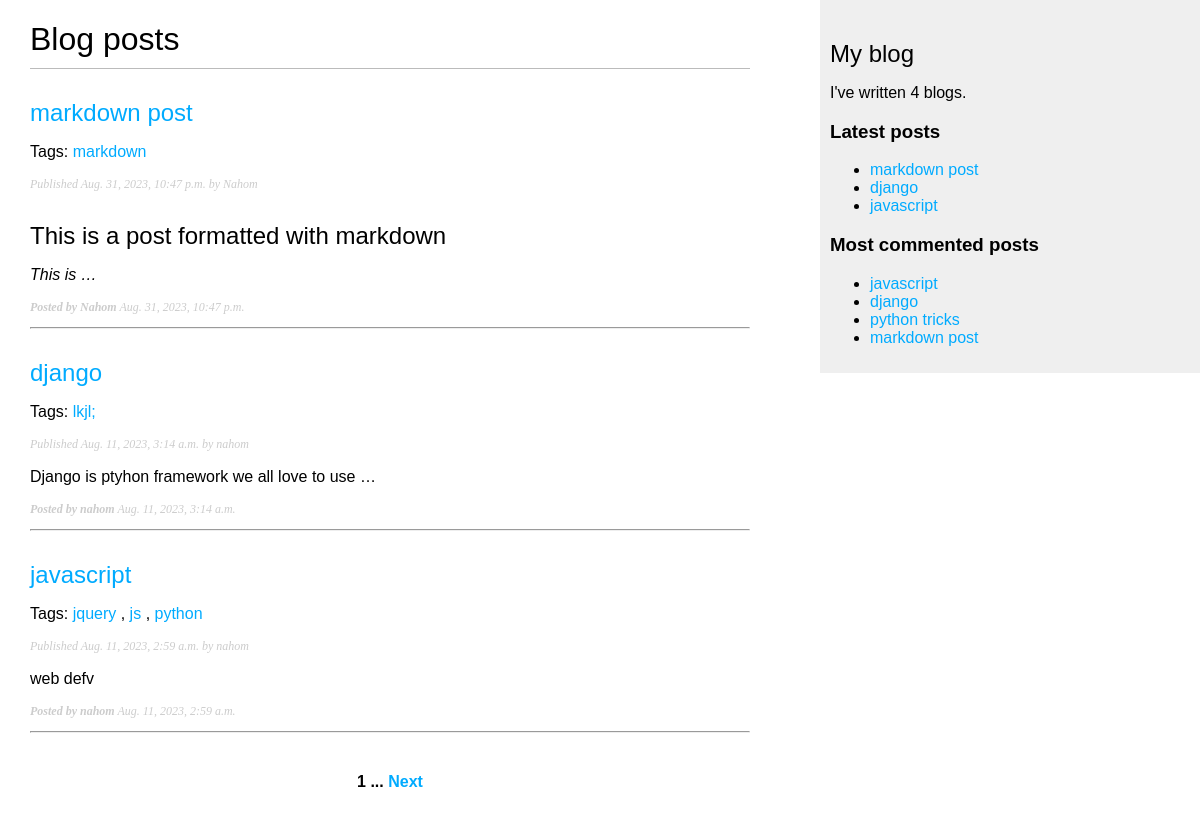
Screenshot of /blog/ with the database file from the repository.
### blog/models.py (models this page shows, shortened)
class Post(models.Model):
    class Status(models.TextChoices):
        DRAFT='DR', 'Draft'
        PUBLISHED = 'PB', 'Published'
    title = models.CharField(max_length=150)
    author = models.ForeignKey(User, on_delete=models.CASCADE, related_name='blog_posts')
    slug = models.SlugField(max_length=150, unique_for_date='publish')
    body = models.TextField()
    publish = models.DateTimeField(default=timezone.now)
    created = models.DateTimeField(auto_now_add=True)
    updated = models.DateTimeField(auto_now=True)
    status = models.CharField(max_length=2, choices=Status.choices, default=Status.DRAFT)
    tags = TaggableManager()
    objects = models.Manager()
    published = PublishedManager()
    class Meta:
        ordering = ['-publish']
        indexes = [models.Index(fields=['-publish']),]
    def get_absolute_url(self):
        return reverse('blog:post_detail', args=[self.publish.year,
                                                self.publish.month,
                                                self.publish.day,
                                                self.slug,])

### blog/views.py (the view)
# urls.py: path('', views.post_list, name='post_list'),
def post_list(request, tag_slug=None):
    post_list = Post.published.all()
    tag = None
    if tag_slug:
        tag = get_object_or_404(Tag, slug=tag_slug)
        post_list = post_list.filter(tags__in=[tag])
    paginator = Paginator(post_list, 3)
    page_number = request.GET.get('page', 1) # retrieves the page no of the current page, defaults to 1 if not found.
    try:
        posts = paginator.page(page_number)
    except PageNotAnInteger:
        posts = paginator.page(1)
    except EmptyPage:
        posts = paginator.page(paginator.num_pages)
    return render(request,'blog/post/list.html', {'posts': posts, 'tag': tag})

### blog/models.py (called while the page is built)
    def get_queryset(self):
        return super().get_queryset()\
            .filter(status=Post.Status.PUBLISHED)

### blog/templatetags/blog_tags.py (called while the page is built)
@register.simple_tag
def total_posts():
    return Post.published.count()

@register.inclusion_tag('blog/post/latest_posts.html')
def show_latest_posts(count=5):
    latest_posts = Post.published.order_by('-publish')[:count]
    return {'latest_posts': latest_posts}

@register.simple_tag
def get_most_commented_posts(count=5):
    return Post.published.annotate(
    total_comments=Count('comments')
    ).order_by('-total_comments')[:count]

@register.filter(name='markdown')
def markdown_format(text):
    return mark_safe(markdown.markdown(text))

### blog/templates/blog/post/list.html (shortened to what this page needs)
{% extends 'blog/base.html' %}
{% load blog_tags %}
{% block content %}
    <h1>Blog posts</h1>
    {% for post in posts %}
        <h2>
            <a href="{{ post.get_absolute_url }}"> {{post.title}} </a>
        </h2>
        <p class="tags">
            Tags:
            {% for tag in post.tags.all %}
                <a href="{% url 'blog:post_list_by_tag' tag.slug %}" >{{tag.name}}</a>
                {% if not forloop.last %}, {% endif %}
            {% endfor %}
        </p>
        <p class="date">
            Published {{ post.publish }} by {{ post.author }}
        </p>
        <p>{{ post.body|markdown|truncatewords_html:9 }}</p>
        <p class="date"><b>Posted by {{post.author}}</b> <i>{{post.publish}}</i></p>
        <hr>
    {% endfor %}
    {% include "pagination.html" with page=posts %}
{% endblock %}

### blog/templates/blog/base.html (shortened to what this page needs)
{% load blog_tags %}
{% load static %}
<!DOCTYPE html>
<html lang="en">
<head>
    <link rel="stylesheet" href="{% static 'css/blog.css' %}">
</head>
<body>
    <div id="content">
        {% block content %}
        {% endblock %}
    </div>
    <div id="sidebar">
        <h2>My blog</h2>
        <p>I've written {% total_posts %} blogs.</p>
        <h3>Latest posts</h3>
        {% show_latest_posts 3 %}
        <h3>Most commented posts</h3>
        {% get_most_commented_posts as most_commented_posts %}
        <ul>
            {% for post in most_commented_posts %}
                <li>
                    <a href="{{ post.get_absolute_url }}">{{ post.title }}</a>
                </li>
            {% endfor %}
        </ul>
    </div>
</body>
</html>

### blog/templates/blog/post/latest_posts.html
<ul>
    {% for post in latest_posts %}
        <li>
            <a href="{{ post.get_absolute_url }}">{{ post.title }}</a>
        </li>
    {% endfor %}
</ul>

### blog/static/css/blog.css (style rules this page uses)
body { margin:0; padding:0; font-family:helvetica, sans-serif; }
a { color:#00abff; text-decoration:none; }
h1 { font-weight:normal; border-bottom:1px solid #bbb; padding:0 0 10px 0; }
h2 { font-weight:normal; margin:30px 0 0; }
#content { float:left; width:60%; padding:0 0 0 30px; }
#sidebar { float:right; width:30%; padding:10px; background:#efefef; height:100%; }
p.date { color:#ccc; font-family: georgia, serif; font-size: 12px; font-style: italic; }

### rows the page displays
Post: title "markdown post", publish "Aug. 31, 2023, 10:47 p.m.", author "Nahom", body "This is a post formatted with markdown This is …"
Tag: name "markdown"
Post: title "django", publish "Aug. 11, 2023, 3:14 a.m.", author "nahom", body "Django is ptyhon framework we all love to use …"
Tag: name "lkjl;"
Post: title "javascript", publish "Aug. 11, 2023, 2:59 a.m.", author "nahom", body "web defv"
Tag: name "jquery"
Tag: name "js"
Tag: name "python"
Post: title "python tricks"

### other values shown
{{ page.number }} "1"
